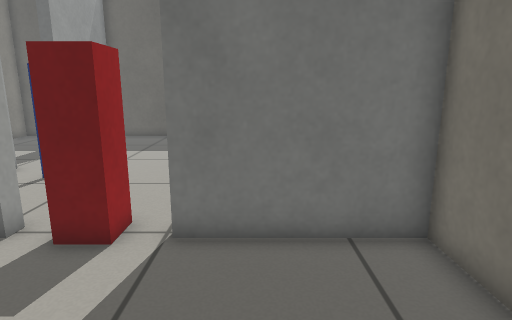
[1] (above)

19 first-person views from a walk through a world built for the Gazebo simulator. The camera is 0.79 m above the floor, tilts 12° down and sees 75° across. The floor is counted in squares, 0.25 m on a side. Each view is taken from the middle of a square. On the plan, view 1 faces up. The plan holds only what a view shows up to about 20 squares ahead; the rest is blank.

[2]
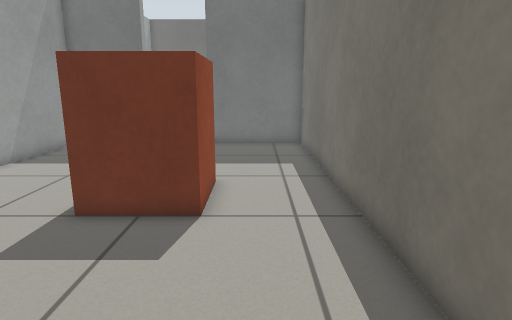

[3]
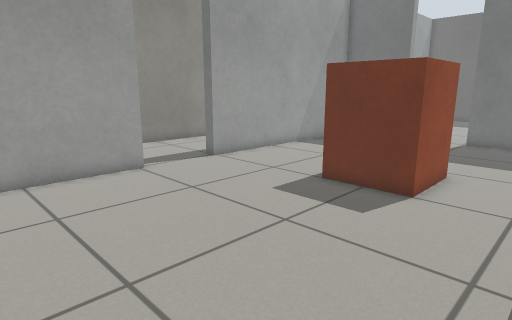

[4]
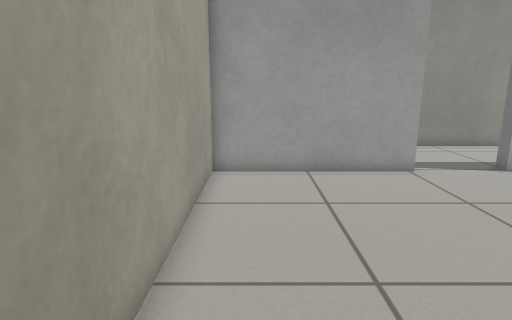

[5]
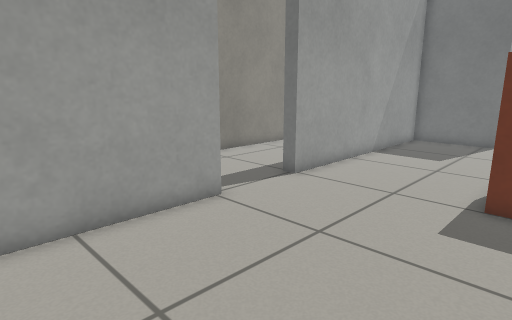

[6]
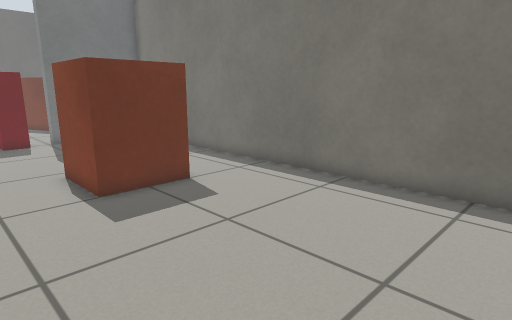

[7]
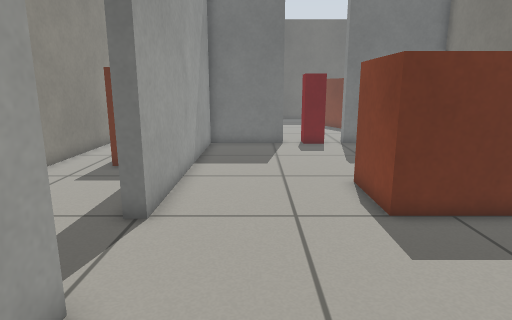

[8]
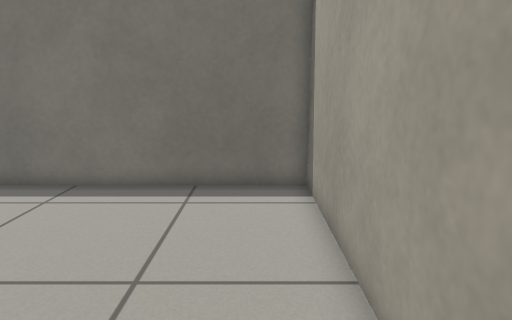

[9]
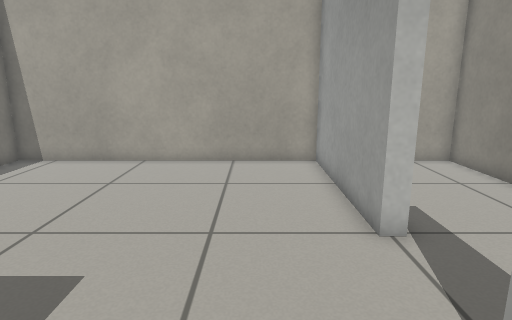

[10]
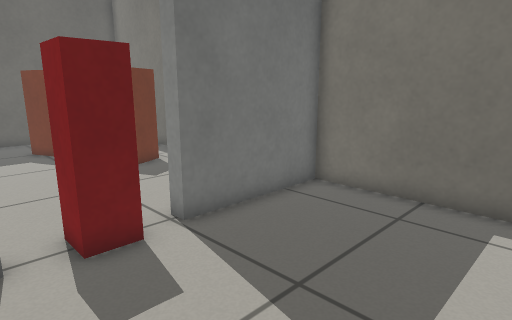

[11]
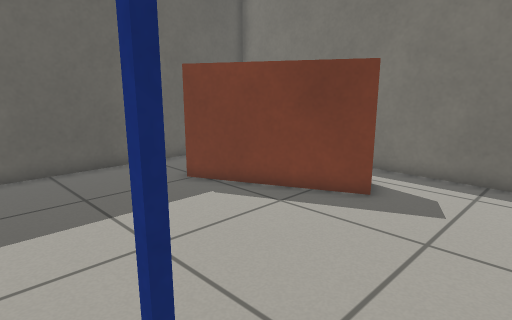

[12]
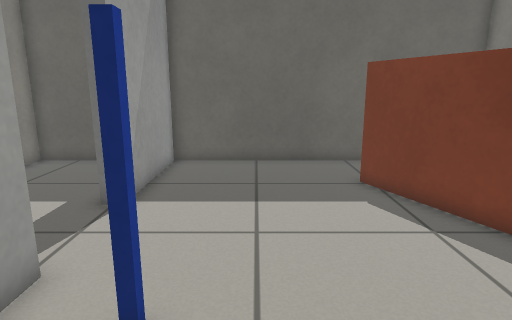

[13]
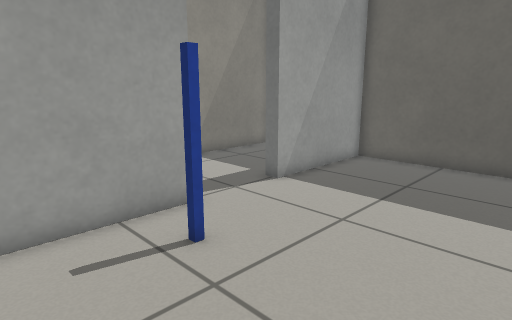

[14]
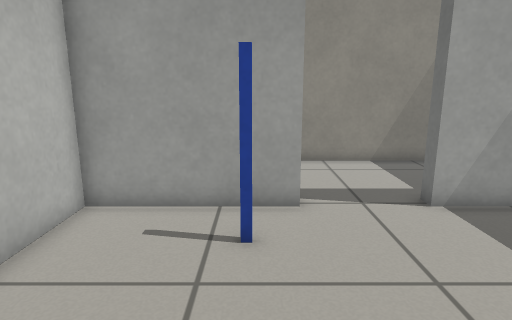

[15]
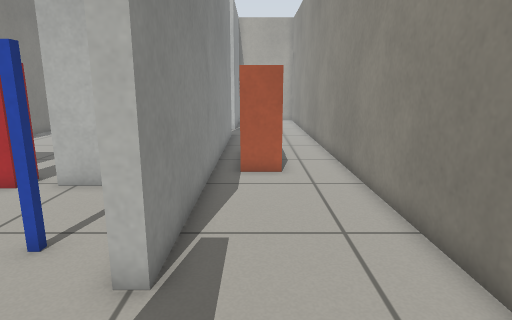

[16]
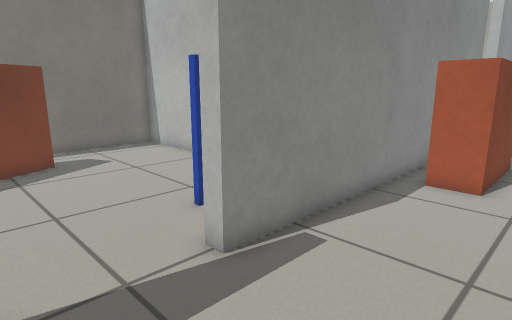

[17]
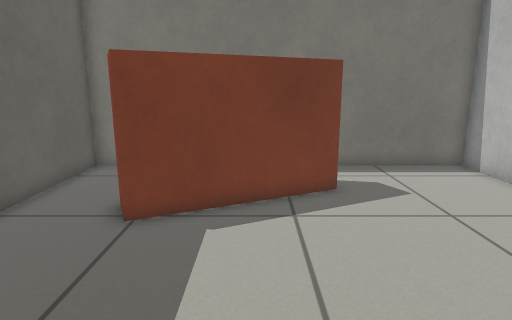

[18]
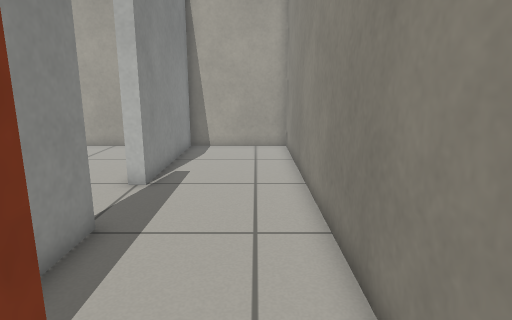

[19]
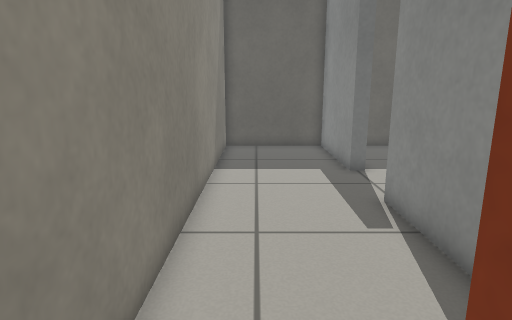

### Floor plan
Key: @ floor where view 1 was taken; # wall or solid block; x gap in a wall; . floor; P pole; L door leaf; B orange box.
Columns run from 16 left of view 1 to 4 right of it. Each row starts with its distance up from view 1.
 23 #####################
 22 #.....#.............#
 21 #.....#............ #
 20 #.....#........B.   #
 19 #.....#.......B     #
 18 #.....#.......BB    #
 17 #.....#........B   .#
 16 #..............B   .#
 15 #...............B ..#
 14 #...............BB..#
 13 #.....#.............#
 12 #.....#.P...........#
 11 #.....#.............#
 10 #.....#.............#
  9 #.....#.............#
  8 #.....#.............#
  7 #.....#####.LLx######
  6 #.....#.............#
  5 #..BB.#.............#
  4 #..B .#.............#
  3 #..B .#.............#
  2 #..B .#.............#
  1 #..B .#.............#
  0 #... .#....... .@...#
 -1 #.....#....... .....#
 -2 #.....#......B B....#
 -3 #.....#......B B....#
 -4 #.....#......B B....#
 -5 #.....#......BBB....#
 -6 #...................#
 -7 #...................#
 -8 #...................#
 -9 #.....#.............#
-10 #.....#.............#
-11 #.....#.............#
-12 #.....#.............#
-13 #.....#.............#
-14 #.....#.............#
-15 #.....#.............#
-16 #.....#.............#
-17 #####################

Where each view was taken, in squares from view 1:
view 1: 0 up, 0 right, facing up
view 2: 13 down, 1 right, facing up
view 3: 15 down, 3 right, facing up-left
view 4: 15 down, 3 right, facing left
view 5: 15 down, 2 left, facing up-left
view 6: 15 down, 7 left, facing up-right
view 7: 13 down, 7 left, facing up
view 8: 15 down, 7 left, facing right
view 9: 2 down, 7 left, facing down
view 10: 0 up, 6 left, facing up-right
view 11: 9 up, 9 left, facing up-right
view 12: 8 up, 6 left, facing up
view 13: 8 up, 2 left, facing up-left
view 14: 12 up, 1 left, facing left
view 15: 18 up, 12 left, facing down
view 16: 17 up, 15 left, facing down-right
view 17: 16 up, 10 left, facing right
view 18: 2 up, 14 left, facing down
view 19: 4 up, 14 left, facing up
